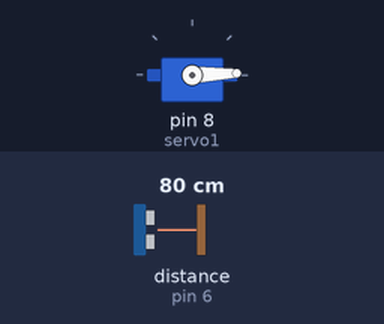
A sketch run on a simulated Arduino Uno, built with avr-gcc and run on an emulated ATmega328P. Shown: servo. Wiring (inferred from the names in the program): ultrasonic range finder: trigger pin 5; echo pin 6. Inputs (shaded band) come from the test bench; at power-on: distance to the obstacle (sensor on pin 6) 80 cm. The echo pulse lasts 58.3 µs per cm; what the sketch prints to the serial monitor is not drawn.

Above: at 0.01 s.
1.3 s: distance to the obstacle (sensor on pin 6) set to 2 cm
At 1.8 s:
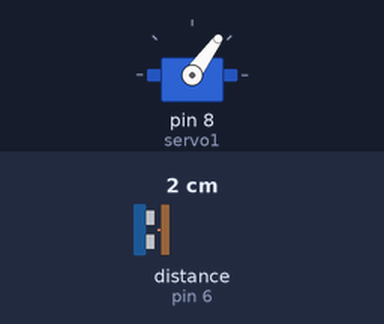
4.3 s: distance to the obstacle (sensor on pin 6) set to 299 cm
At 4.46 s:
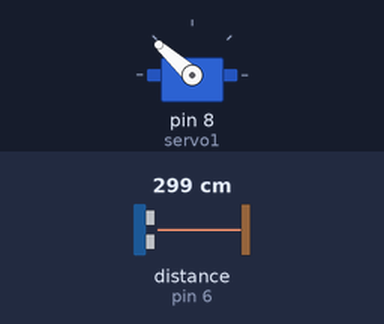
7.3 s: distance to the obstacle (sensor on pin 6) set to 250 cm
At 7.49 s:
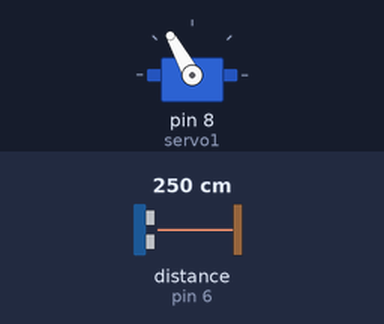
Timing chart, 0 to 19.3 s (numbered marks = the images above; inputs shaded):
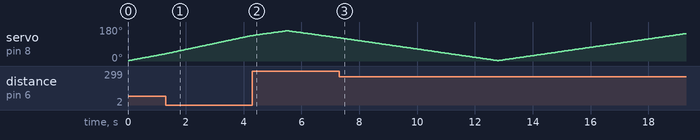

The sketch:

emulator_hardware.ino
```cpp
#include <Servo.h>
const int trig = 5;
const int echo = 6;
long duration;
int dis;

Servo servo1;

void setup()
{
	servo1.attach(8);
	Serial.begin(9600);
	pinMode(trig, OUTPUT);
	pinMode(echo, INPUT);
}

void loop()
{
	for (int i=2; i<160; i++){
		servo1.write(i);
		delay(30);
		dis = distance();
		Serial.print(i);
		Serial.print(",");
		Serial.print(dis);
		Serial.print(".");
	}
	for (int i=160; i>2; i--){
		servo1.write(i);
		delay(30);
		dis = distance();
		Serial.print(i);
		Serial.print(",");
		Serial.print(dis);
		Serial.print(".");
	}

}

int distance() {
	digitalWrite(trig, LOW);
	delayMicroseconds(2);
	digitalWrite(trig, HIGH);
	delayMicroseconds(10);
	digitalWrite(trig, LOW);
	duration = pulseIn(echo, HIGH);
	int dist = (duration*0.034)/2;
	return dist;
}
```
